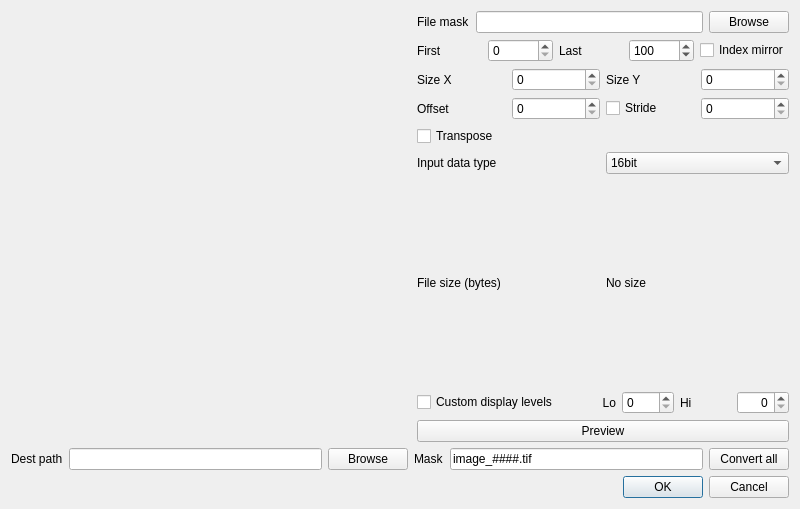
<?xml version="1.0" encoding="UTF-8"?>
<ui version="4.0">
 <class>GenericConversion</class>
 <widget class="QDialog" name="GenericConversion">
  <property name="geometry">
   <rect>
    <x>0</x>
    <y>0</y>
    <width>800</width>
    <height>509</height>
   </rect>
  </property>
  <property name="sizePolicy">
   <sizepolicy hsizetype="Preferred" vsizetype="Preferred">
    <horstretch>0</horstretch>
    <verstretch>0</verstretch>
   </sizepolicy>
  </property>
  <property name="windowTitle">
   <string>Generic file conversion</string>
  </property>
  <layout class="QVBoxLayout" name="verticalLayout">
   <item>
    <layout class="QHBoxLayout" name="horizontalLayout">
     <item>
      <widget class="QtAddons::ImageViewerWidget" name="viewer_preview" native="true">
       <property name="minimumSize">
        <size>
         <width>400</width>
         <height>400</height>
        </size>
       </property>
      </widget>
     </item>
     <item>
      <layout class="QVBoxLayout" name="verticalLayout_2">
       <item>
        <layout class="QHBoxLayout" name="horizontalLayout_3">
         <item>
          <widget class="QLabel" name="label">
           <property name="text">
            <string>File mask</string>
           </property>
          </widget>
         </item>
         <item>
          <widget class="QLineEdit" name="lineEdit_FileMask"/>
         </item>
         <item>
          <widget class="QPushButton" name="pushButton_BrowseFileMask">
           <property name="text">
            <string>Browse</string>
           </property>
          </widget>
         </item>
        </layout>
       </item>
       <item>
        <layout class="QHBoxLayout" name="horizontalLayout_8">
         <item>
          <widget class="QLabel" name="label_10">
           <property name="text">
            <string>First</string>
           </property>
          </widget>
         </item>
         <item>
          <widget class="QSpinBox" name="spinBox_FirsFile">
           <property name="maximum">
            <number>9999</number>
           </property>
          </widget>
         </item>
         <item>
          <widget class="QLabel" name="label_9">
           <property name="text">
            <string>Last</string>
           </property>
          </widget>
         </item>
         <item>
          <widget class="QSpinBox" name="spinBox_LastFile">
           <property name="maximum">
            <number>9999</number>
           </property>
           <property name="value">
            <number>100</number>
           </property>
          </widget>
         </item>
         <item>
          <widget class="QCheckBox" name="checkBox_IndexMirror">
           <property name="text">
            <string>Index mirror</string>
           </property>
          </widget>
         </item>
        </layout>
       </item>
       <item>
        <layout class="QHBoxLayout" name="horizontalLayout_4">
         <item>
          <widget class="QLabel" name="label_2">
           <property name="text">
            <string>Size X</string>
           </property>
          </widget>
         </item>
         <item>
          <widget class="QSpinBox" name="spinBox_SizeX">
           <property name="maximum">
            <number>9999</number>
           </property>
          </widget>
         </item>
         <item>
          <widget class="QLabel" name="label_3">
           <property name="text">
            <string>Size Y</string>
           </property>
          </widget>
         </item>
         <item>
          <widget class="QSpinBox" name="spinBox_SizeY">
           <property name="maximum">
            <number>9999</number>
           </property>
          </widget>
         </item>
        </layout>
       </item>
       <item>
        <layout class="QHBoxLayout" name="horizontalLayout_5">
         <item>
          <widget class="QLabel" name="label_4">
           <property name="text">
            <string>Offset</string>
           </property>
          </widget>
         </item>
         <item>
          <widget class="QSpinBox" name="spinBox_Offset">
           <property name="maximum">
            <number>999999</number>
           </property>
          </widget>
         </item>
         <item>
          <widget class="QCheckBox" name="checkBox_Stride">
           <property name="text">
            <string>Stride</string>
           </property>
          </widget>
         </item>
         <item>
          <widget class="QSpinBox" name="spinBox_Stride">
           <property name="maximum">
            <number>99999</number>
           </property>
          </widget>
         </item>
        </layout>
       </item>
       <item>
        <widget class="QCheckBox" name="checkBox_Transpose">
         <property name="text">
          <string>Transpose</string>
         </property>
        </widget>
       </item>
       <item>
        <layout class="QHBoxLayout" name="horizontalLayout_6">
         <item>
          <widget class="QLabel" name="label_6">
           <property name="text">
            <string>Input data type</string>
           </property>
          </widget>
         </item>
         <item>
          <widget class="QComboBox" name="comboBox_DataType">
           <property name="currentIndex">
            <number>3</number>
           </property>
           <item>
            <property name="text">
             <string>4bit</string>
            </property>
           </item>
           <item>
            <property name="text">
             <string>8bit</string>
            </property>
           </item>
           <item>
            <property name="text">
             <string>12bit</string>
            </property>
           </item>
           <item>
            <property name="text">
             <string>16bit</string>
            </property>
           </item>
           <item>
            <property name="text">
             <string>32bit float</string>
            </property>
           </item>
          </widget>
         </item>
        </layout>
       </item>
       <item>
        <layout class="QHBoxLayout" name="horizontalLayout_7">
         <item>
          <widget class="QLabel" name="label_7">
           <property name="text">
            <string>File size (bytes)</string>
           </property>
          </widget>
         </item>
         <item>
          <widget class="QLabel" name="label_FileSize">
           <property name="text">
            <string>No size</string>
           </property>
          </widget>
         </item>
        </layout>
       </item>
       <item>
        <layout class="QHBoxLayout" name="horizontalLayout_9">
         <item>
          <widget class="QCheckBox" name="checkBox_DispLevels">
           <property name="text">
            <string>Custom display levels</string>
           </property>
          </widget>
         </item>
         <item>
          <widget class="QLabel" name="label_DispLo">
           <property name="text">
            <string>Lo</string>
           </property>
           <property name="alignment">
            <set>Qt::AlignRight|Qt::AlignTrailing|Qt::AlignVCenter</set>
           </property>
          </widget>
         </item>
         <item>
          <widget class="QSpinBox" name="spinBox_DispLo"/>
         </item>
         <item>
          <widget class="QLabel" name="label_DispHi">
           <property name="text">
            <string>Hi</string>
           </property>
          </widget>
         </item>
         <item>
          <widget class="QSpinBox" name="spinBox_DispHi">
           <property name="alignment">
            <set>Qt::AlignRight|Qt::AlignTrailing|Qt::AlignVCenter</set>
           </property>
          </widget>
         </item>
        </layout>
       </item>
       <item>
        <widget class="QPushButton" name="pushButton_Preview">
         <property name="sizePolicy">
          <sizepolicy hsizetype="Minimum" vsizetype="Maximum">
           <horstretch>0</horstretch>
           <verstretch>0</verstretch>
          </sizepolicy>
         </property>
         <property name="text">
          <string>Preview</string>
         </property>
        </widget>
       </item>
      </layout>
     </item>
    </layout>
   </item>
   <item>
    <layout class="QHBoxLayout" name="horizontalLayout_2">
     <property name="sizeConstraint">
      <enum>QLayout::SetDefaultConstraint</enum>
     </property>
     <item>
      <widget class="QLabel" name="label_8">
       <property name="text">
        <string>Dest path</string>
       </property>
      </widget>
     </item>
     <item>
      <widget class="QLineEdit" name="lineEdit_DestPath"/>
     </item>
     <item>
      <widget class="QPushButton" name="pushButton_BrowseDest">
       <property name="text">
        <string>Browse</string>
       </property>
      </widget>
     </item>
     <item>
      <widget class="QLabel" name="label_11">
       <property name="text">
        <string>Mask</string>
       </property>
      </widget>
     </item>
     <item>
      <widget class="QLineEdit" name="lineEdit_DestMask">
       <property name="text">
        <string>image_####.tif</string>
       </property>
      </widget>
     </item>
     <item>
      <widget class="QPushButton" name="pushButton_ConvertAll">
       <property name="sizePolicy">
        <sizepolicy hsizetype="Minimum" vsizetype="Maximum">
         <horstretch>0</horstretch>
         <verstretch>0</verstretch>
        </sizepolicy>
       </property>
       <property name="text">
        <string>Convert all</string>
       </property>
      </widget>
     </item>
    </layout>
   </item>
   <item>
    <widget class="QDialogButtonBox" name="buttonBox">
     <property name="orientation">
      <enum>Qt::Horizontal</enum>
     </property>
     <property name="standardButtons">
      <set>QDialogButtonBox::Cancel|QDialogButtonBox::Ok</set>
     </property>
    </widget>
   </item>
  </layout>
 </widget>
 <customwidgets>
  <customwidget>
   <class>QtAddons::ImageViewerWidget</class>
   <extends>QWidget</extends>
   <header location="global">imageviewerwidget.h</header>
   <container>1</container>
  </customwidget>
 </customwidgets>
 <resources/>
 <connections>
  <connection>
   <sender>buttonBox</sender>
   <signal>accepted()</signal>
   <receiver>GenericConversion</receiver>
   <slot>accept()</slot>
   <hints>
    <hint type="sourcelabel">
     <x>248</x>
     <y>254</y>
    </hint>
    <hint type="destinationlabel">
     <x>157</x>
     <y>274</y>
    </hint>
   </hints>
  </connection>
  <connection>
   <sender>buttonBox</sender>
   <signal>rejected()</signal>
   <receiver>GenericConversion</receiver>
   <slot>reject()</slot>
   <hints>
    <hint type="sourcelabel">
     <x>316</x>
     <y>260</y>
    </hint>
    <hint type="destinationlabel">
     <x>286</x>
     <y>274</y>
    </hint>
   </hints>
  </connection>
 </connections>
</ui>
